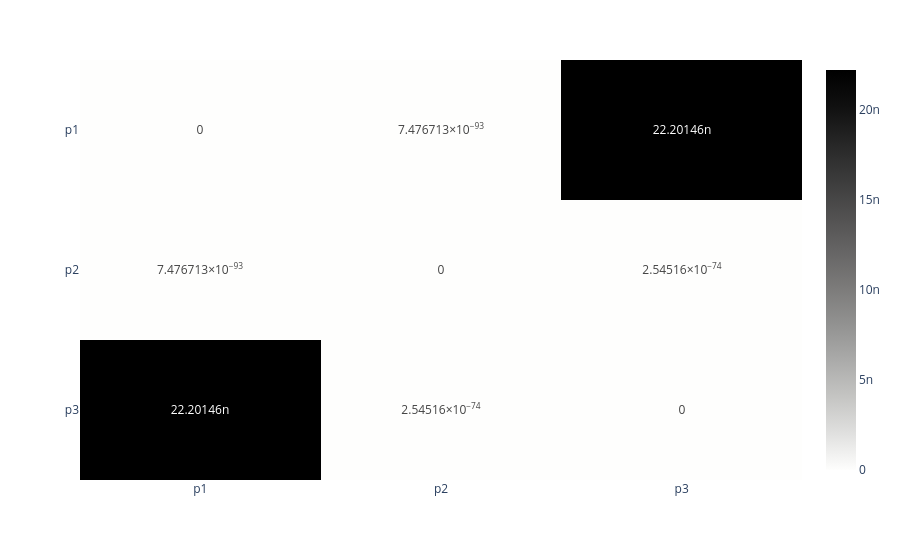

Notebook source saved alongside this figure:
### Code cell
fig_p

### Figure 1 — Plotly figure (JSON) as saved in the notebook; plotly's stock layout.template omitted (floating-point values rounded to 4 significant figures)
{"data": [{"coloraxis": "coloraxis", "hovertemplate": "x: %{x}<br>y: %{y}<br>color: %{z}<extra></extra>", "name": "0", "texttemplate": "%{z}", "type": "heatmap", "x": ["p1", "p2", "p3"], "xaxis": "x", "y": ["p1", "p2", "p3"], "yaxis": "y", "z": [[0.0, 7.477e-93, 2.22e-08], [7.477e-93, 0.0, 2.545e-74], [2.22e-08, 2.545e-74, 0.0]]}], "layout": {"coloraxis": {"colorscale": [[0, "rgb(254, 254, 253)"], [0.09091, "rgb(224, 224, 223)"], [0.1818, "rgb(197, 197, 195)"], [0.2727, "rgb(171, 171, 170)"], [0.3636, "rgb(146, 146, 145)"], [0.4545, "rgb(124, 123, 122)"], [0.5455, "rgb(102, 101, 101)"], [0.6364, "rgb(81, 80, 80)"], [0.7273, "rgb(59, 59, 59)"], [0.8182, "rgb(38, 38, 38)"], [0.9091, "rgb(16, 16, 16)"], [1, "rgb(0, 0, 0)"]]}, "margin": {"t": 60}, "xaxis": {"anchor": "y", "domain": [0, 1]}, "yaxis": {"anchor": "x", "autorange": "reversed", "domain": [0, 1]}}}
